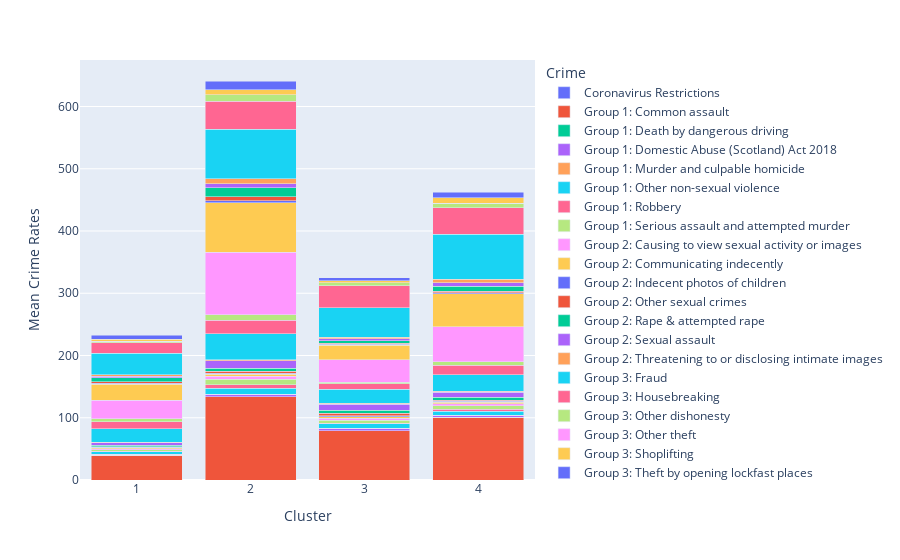

Here is the notebook cell this chart was saved with:
### Code cell
# Check cluster means and plot
kmeans_mean_cluster = features.drop(columns=["LAD"]).groupby("Cluster").mean()
fig = px.bar(kmeans_mean_cluster, barmode="stack")
fig.update_layout(
    xaxis_title="Cluster", yaxis_title="Mean Crime Rates",
    xaxis = dict(
        tickmode = 'array',
        tickvals = [1, 2, 3, 4],
        ticktext = ['1', '2', '3', '4']
    ))

fig.show()
fig.write_html("assets/cluster_means_2022-2023.html", default_width="100%", default_height="100%")

### Figure 1 — Plotly figure (JSON) as saved in the notebook; plotly's stock layout.template omitted (floating-point values rounded to 4 significant figures)
{"data": [{"alignmentgroup": "True", "hovertemplate": "Crime=Coronavirus Restrictions<br>Cluster=%{x}<br>value=%{y}<extra></extra>", "legendgroup": "Coronavirus Restrictions", "marker": {"color": "#636efa", "pattern": {"shape": ""}}, "name": "Coronavirus Restrictions", "offsetgroup": "Coronavirus Restrictions", "orientation": "v", "showlegend": true, "textposition": "auto", "type": "bar", "x": [1, 2, 3, 4], "xaxis": "x", "y": [0, 0, 0, 0], "yaxis": "y"}, {"alignmentgroup": "True", "hovertemplate": "Crime=Group 1: Common assault<br>Cluster=%{x}<br>value=%{y}<extra></extra>", "legendgroup": "Group 1: Common assault", "marker": {"color": "#EF553B", "pattern": {"shape": ""}}, "name": "Group 1: Common assault", "offsetgroup": "Group 1: Common assault", "orientation": "v", "showlegend": true, "textposition": "auto", "type": "bar", "x": [1, 2, 3, 4], "xaxis": "x", "y": [39.5, 134, 79.45, 101.2], "yaxis": "y"}, {"alignmentgroup": "True", "hovertemplate": "Crime=Group 1: Death by dangerous driving<br>Cluster=%{x}<br>value=%{y}<extra></extra>", "legendgroup": "Group 1: Death by dangerous driving", "marker": {"color": "#00cc96", "pattern": {"shape": ""}}, "name": "Group 1: Death by dangerous driving", "offsetgroup": "Group 1: Death by dangerous driving", "orientation": "v", "showlegend": true, "textposition": "auto", "type": "bar", "x": [1, 2, 3, 4], "xaxis": "x", "y": [0, 0, 0, 0], "yaxis": "y"}, {"alignmentgroup": "True", "hovertemplate": "Crime=Group 1: Domestic Abuse (Scotland) Act 2018<br>Cluster=%{x}<br>value=%{y}<extra></extra>", "legendgroup": "Group 1: Domestic Abuse (Scotland) Act 2018", "marker": {"color": "#ab63fa", "pattern": {"shape": ""}}, "name": "Group 1: Domestic Abuse (Scotland) Act 2018", "offsetgroup": "Group 1: Domestic Abuse (Scotland) Act 2018", "orientation": "v", "showlegend": true, "textposition": "auto", "type": "bar", "x": [1, 2, 3, 4], "xaxis": "x", "y": [1.5, 4, 3.364, 2.786], "yaxis": "y"}, {"alignmentgroup": "True", "hovertemplate": "Crime=Group 1: Murder and culpable homicide<br>Cluster=%{x}<br>value=%{y}<extra></extra>", "legendgroup": "Group 1: Murder and culpable homicide", "marker": {"color": "#FFA15A", "pattern": {"shape": ""}}, "name": "Group 1: Murder and culpable homicide", "offsetgroup": "Group 1: Murder and culpable homicide", "orientation": "v", "showlegend": true, "textposition": "auto", "type": "bar", "x": [1, 2, 3, 4], "xaxis": "x", "y": [0, 0, 0, 0], "yaxis": "y"}, {"alignmentgroup": "True", "hovertemplate": "Crime=Group 1: Other non-sexual violence<br>Cluster=%{x}<br>value=%{y}<extra></extra>", "legendgroup": "Group 1: Other non-sexual violence", "marker": {"color": "#19d3f3", "pattern": {"shape": ""}}, "name": "Group 1: Other non-sexual violence", "offsetgroup": "Group 1: Other non-sexual violence", "orientation": "v", "showlegend": true, "textposition": "auto", "type": "bar", "x": [1, 2, 3, 4], "xaxis": "x", "y": [4, 9.4, 7.455, 6.786], "yaxis": "y"}, {"alignmentgroup": "True", "hovertemplate": "Crime=Group 1: Robbery<br>Cluster=%{x}<br>value=%{y}<extra></extra>", "legendgroup": "Group 1: Robbery", "marker": {"color": "#FF6692", "pattern": {"shape": ""}}, "name": "Group 1: Robbery", "offsetgroup": "Group 1: Robbery", "orientation": "v", "showlegend": true, "textposition": "auto", "type": "bar", "x": [1, 2, 3, 4], "xaxis": "x", "y": [1, 5.4, 1.182, 2.643], "yaxis": "y"}, {"alignmentgroup": "True", "hovertemplate": "Crime=Group 1: Serious assault and attempted murder<br>Cluster=%{x}<br>value=%{y}<extra></extra>", "legendgroup": "Group 1: Serious assault and attempted murder", "marker": {"color": "#B6E880", "pattern": {"shape": ""}}, "name": "Group 1: Serious assault and attempted murder", "offsetgroup": "Group 1: Serious assault and attempted murder", "orientation": "v", "showlegend": true, "textposition": "auto", "type": "bar", "x": [1, 2, 3, 4], "xaxis": "x", "y": [2.5, 8.8, 4.727, 6.214], "yaxis": "y"}, {"alignmentgroup": "True", "hovertemplate": "Crime=Group 2: Causing to view sexual activity or images<br>Cluster=%{x}<br>value=%{y}<extra></extra>", "legendgroup": "Group 2: Causing to view sexual activity or images", "marker": {"color": "#FF97FF", "pattern": {"shape": ""}}, "name": "Group 2: Causing to view sexual activity or images", "offsetgroup": "Group 2: Causing to view sexual activity or images", "orientation": "v", "showlegend": true, "textposition": "auto", "type": "bar", "x": [1, 2, 3, 4], "xaxis": "x", "y": [2, 4.8, 3.182, 3.071], "yaxis": "y"}, {"alignmentgroup": "True", "hovertemplate": "Crime=Group 2: Communicating indecently<br>Cluster=%{x}<br>value=%{y}<extra></extra>", "legendgroup": "Group 2: Communicating indecently", "marker": {"color": "#FECB52", "pattern": {"shape": ""}}, "name": "Group 2: Communicating indecently", "offsetgroup": "Group 2: Communicating indecently", "orientation": "v", "showlegend": true, "textposition": "auto", "type": "bar", "x": [1, 2, 3, 4], "xaxis": "x", "y": [1.5, 3.4, 2.182, 2.5], "yaxis": "y"}, {"alignmentgroup": "True", "hovertemplate": "Crime=Group 2: Indecent photos of children<br>Cluster=%{x}<br>value=%{y}<extra></extra>", "legendgroup": "Group 2: Indecent photos of children", "marker": {"color": "#636efa", "pattern": {"shape": ""}}, "name": "Group 2: Indecent photos of children", "offsetgroup": "Group 2: Indecent photos of children", "orientation": "v", "showlegend": true, "textposition": "auto", "type": "bar", "x": [1, 2, 3, 4], "xaxis": "x", "y": [0.5, 1.4, 1.909, 1.143], "yaxis": "y"}, {"alignmentgroup": "True", "hovertemplate": "Crime=Group 2: Other sexual crimes<br>Cluster=%{x}<br>value=%{y}<extra></extra>", "legendgroup": "Group 2: Other sexual crimes", "marker": {"color": "#EF553B", "pattern": {"shape": ""}}, "name": "Group 2: Other sexual crimes", "offsetgroup": "Group 2: Other sexual crimes", "orientation": "v", "showlegend": true, "textposition": "auto", "type": "bar", "x": [1, 2, 3, 4], "xaxis": "x", "y": [1, 3.4, 3.545, 2.143], "yaxis": "y"}, {"alignmentgroup": "True", "hovertemplate": "Crime=Group 2: Rape & attempted rape<br>Cluster=%{x}<br>value=%{y}<extra></extra>", "legendgroup": "Group 2: Rape & attempted rape", "marker": {"color": "#00cc96", "pattern": {"shape": ""}}, "name": "Group 2: Rape & attempted rape", "offsetgroup": "Group 2: Rape & attempted rape", "orientation": "v", "showlegend": true, "textposition": "auto", "type": "bar", "x": [1, 2, 3, 4], "xaxis": "x", "y": [2, 5.2, 4.818, 4.286], "yaxis": "y"}, {"alignmentgroup": "True", "hovertemplate": "Crime=Group 2: Sexual assault<br>Cluster=%{x}<br>value=%{y}<extra></extra>", "legendgroup": "Group 2: Sexual assault", "marker": {"color": "#ab63fa", "pattern": {"shape": ""}}, "name": "Group 2: Sexual assault", "offsetgroup": "Group 2: Sexual assault", "orientation": "v", "showlegend": true, "textposition": "auto", "type": "bar", "x": [1, 2, 3, 4], "xaxis": "x", "y": [4.5, 12, 10.09, 8.143], "yaxis": "y"}, {"alignmentgroup": "True", "hovertemplate": "Crime=Group 2: Threatening to or disclosing intimate images<br>Cluster=%{x}<br>value=%{y}<extra></extra>", "legendgroup": "Group 2: Threatening to or disclosing intimate images", "marker": {"color": "#FFA15A", "pattern": {"shape": ""}}, "name": "Group 2: Threatening to or disclosing intimate images", "offsetgroup": "Group 2: Threatening to or disclosing intimate images", "orientation": "v", "showlegend": true, "textposition": "auto", "type": "bar", "x": [1, 2, 3, 4], "xaxis": "x", "y": [1, 1.6, 1.455, 1.357], "yaxis": "y"}, {"alignmentgroup": "True", "hovertemplate": "Crime=Group 3: Fraud<br>Cluster=%{x}<br>value=%{y}<extra></extra>", "legendgroup": "Group 3: Fraud", "marker": {"color": "#19d3f3", "pattern": {"shape": ""}}, "name": "Group 3: Fraud", "offsetgroup": "Group 3: Fraud", "orientation": "v", "showlegend": true, "textposition": "auto", "type": "bar", "x": [1, 2, 3, 4], "xaxis": "x", "y": [21, 41.6, 22.09, 26.5], "yaxis": "y"}, {"alignmentgroup": "True", "hovertemplate": "Crime=Group 3: Housebreaking<br>Cluster=%{x}<br>value=%{y}<extra></extra>", "legendgroup": "Group 3: Housebreaking", "marker": {"color": "#FF6692", "pattern": {"shape": ""}}, "name": "Group 3: Housebreaking", "offsetgroup": "Group 3: Housebreaking", "orientation": "v", "showlegend": true, "textposition": "auto", "type": "bar", "x": [1, 2, 3, 4], "xaxis": "x", "y": [11.5, 21.6, 9.091, 15.36], "yaxis": "y"}, {"alignmentgroup": "True", "hovertemplate": "Crime=Group 3: Other dishonesty<br>Cluster=%{x}<br>value=%{y}<extra></extra>", "legendgroup": "Group 3: Other dishonesty", "marker": {"color": "#B6E880", "pattern": {"shape": ""}}, "name": "Group 3: Other dishonesty", "offsetgroup": "Group 3: Other dishonesty", "orientation": "v", "showlegend": true, "textposition": "auto", "type": "bar", "x": [1, 2, 3, 4], "xaxis": "x", "y": [5, 8.6, 2.636, 6.214], "yaxis": "y"}, {"alignmentgroup": "True", "hovertemplate": "Crime=Group 3: Other theft<br>Cluster=%{x}<br>value=%{y}<extra></extra>", "legendgroup": "Group 3: Other theft", "marker": {"color": "#FF97FF", "pattern": {"shape": ""}}, "name": "Group 3: Other theft", "offsetgroup": "Group 3: Other theft", "orientation": "v", "showlegend": true, "textposition": "auto", "type": "bar", "x": [1, 2, 3, 4], "xaxis": "x", "y": [29.5, 100.4, 35.91, 55.86], "yaxis": "y"}, {"alignmentgroup": "True", "hovertemplate": "Crime=Group 3: Shoplifting<br>Cluster=%{x}<br>value=%{y}<extra></extra>", "legendgroup": "Group 3: Shoplifting", "marker": {"color": "#FECB52", "pattern": {"shape": ""}}, "name": "Group 3: Shoplifting", "offsetgroup": "Group 3: Shoplifting", "orientation": "v", "showlegend": true, "textposition": "auto", "type": "bar", "x": [1, 2, 3, 4], "xaxis": "x", "y": [26, 80, 23.55, 52.64], "yaxis": "y"}, {"alignmentgroup": "True", "hovertemplate": "Crime=Group 3: Theft by opening lockfast places<br>Cluster=%{x}<br>value=%{y}<extra></extra>", "legendgroup": "Group 3: Theft by opening lockfast places", "marker": {"color": "#636efa", "pattern": {"shape": ""}}, "name": "Group 3: Theft by opening lockfast places", "offsetgroup": "Group 3: Theft by opening lockfast places", "orientation": "v", "showlegend": true, "textposition": "auto", "type": "bar", "x": [1, 2, 3, 4], "xaxis": "x", "y": [1.5, 3.2, 1.818, 2.214], "yaxis": "y"}, {"alignmentgroup": "True", "hovertemplate": "Crime=Group 3: Theft from a motor vehicle<br>Cluster=%{x}<br>value=%{y}<extra></extra>", "legendgroup": "Group 3: Theft from a motor vehicle", "marker": {"color": "#EF553B", "pattern": {"shape": ""}}, "name": "Group 3: Theft from a motor vehicle", "offsetgroup": "Group 3: Theft from a motor vehicle", "orientation": "v", "showlegend": true, "textposition": "auto", "type": "bar", "x": [1, 2, 3, 4], "xaxis": "x", "y": [2, 6.6, 1.091, 2.286], "yaxis": "y"}, {"alignmentgroup": "True", "hovertemplate": "Crime=Group 3: Theft of a motor vehicle<br>Cluster=%{x}<br>value=%{y}<extra></extra>", "legendgroup": "Group 3: Theft of a motor vehicle", "marker": {"color": "#00cc96", "pattern": {"shape": ""}}, "name": "Group 3: Theft of a motor vehicle", "offsetgroup": "Group 3: Theft of a motor vehicle", "orientation": "v", "showlegend": true, "textposition": "auto", "type": "bar", "x": [1, 2, 3, 4], "xaxis": "x", "y": [6.5, 14.4, 4.182, 7.857], "yaxis": "y"}, {"alignmentgroup": "True", "hovertemplate": "Crime=Group 4: Fire-raising<br>Cluster=%{x}<br>value=%{y}<extra></extra>", "legendgroup": "Group 4: Fire-raising", "marker": {"color": "#ab63fa", "pattern": {"shape": ""}}, "name": "Group 4: Fire-raising", "offsetgroup": "Group 4: Fire-raising", "orientation": "v", "showlegend": true, "textposition": "auto", "type": "bar", "x": [1, 2, 3, 4], "xaxis": "x", "y": [2.5, 6.2, 3.091, 5.286], "yaxis": "y"}, {"alignmentgroup": "True", "hovertemplate": "Crime=Group 4: Reckless conduct<br>Cluster=%{x}<br>value=%{y}<extra></extra>", "legendgroup": "Group 4: Reckless conduct", "marker": {"color": "#FFA15A", "pattern": {"shape": ""}}, "name": "Group 4: Reckless conduct", "offsetgroup": "Group 4: Reckless conduct", "orientation": "v", "showlegend": true, "textposition": "auto", "type": "bar", "x": [1, 2, 3, 4], "xaxis": "x", "y": [2.5, 7.8, 2.364, 5.786], "yaxis": "y"}, {"alignmentgroup": "True", "hovertemplate": "Crime=Group 4: Vandalism<br>Cluster=%{x}<br>value=%{y}<extra></extra>", "legendgroup": "Group 4: Vandalism", "marker": {"color": "#19d3f3", "pattern": {"shape": ""}}, "name": "Group 4: Vandalism", "offsetgroup": "Group 4: Vandalism", "orientation": "v", "showlegend": true, "textposition": "auto", "type": "bar", "x": [1, 2, 3, 4], "xaxis": "x", "y": [34.5, 80, 47.27, 72.71], "yaxis": "y"}, {"alignmentgroup": "True", "hovertemplate": "Crime=Group 5: Drugs - Possession<br>Cluster=%{x}<br>value=%{y}<extra></extra>", "legendgroup": "Group 5: Drugs - Possession", "marker": {"color": "#FF6692", "pattern": {"shape": ""}}, "name": "Group 5: Drugs - Possession", "offsetgroup": "Group 5: Drugs - Possession", "orientation": "v", "showlegend": true, "textposition": "auto", "type": "bar", "x": [1, 2, 3, 4], "xaxis": "x", "y": [17, 44.4, 35.64, 42], "yaxis": "y"}, {"alignmentgroup": "True", "hovertemplate": "Crime=Group 5: Drugs - Supply<br>Cluster=%{x}<br>value=%{y}<extra></extra>", "legendgroup": "Group 5: Drugs - Supply", "marker": {"color": "#B6E880", "pattern": {"shape": ""}}, "name": "Group 5: Drugs - Supply", "offsetgroup": "Group 5: Drugs - Supply", "orientation": "v", "showlegend": true, "textposition": "auto", "type": "bar", "x": [1, 2, 3, 4], "xaxis": "x", "y": [2.5, 10.4, 4.545, 7.357], "yaxis": "y"}, {"alignmentgroup": "True", "hovertemplate": "Crime=Group 5: Other crimes against society<br>Cluster=%{x}<br>value=%{y}<extra></extra>", "legendgroup": "Group 5: Other crimes against society", "marker": {"color": "#FF97FF", "pattern": {"shape": ""}}, "name": "Group 5: Other crimes against society", "offsetgroup": "Group 5: Other crimes against society", "orientation": "v", "showlegend": true, "textposition": "auto", "type": "bar", "x": [1, 2, 3, 4], "xaxis": "x", "y": [0, 0.4, 0.1818, 0.3571], "yaxis": "y"}, {"alignmentgroup": "True", "hovertemplate": "Crime=Group 5: Weapons possession (not used)<br>Cluster=%{x}<br>value=%{y}<extra></extra>", "legendgroup": "Group 5: Weapons possession (not used)", "marker": {"color": "#FECB52", "pattern": {"shape": ""}}, "name": "Group 5: Weapons possession (not used)", "offsetgroup": "Group 5: Weapons possession (not used)", "orientation": "v", "showlegend": true, "textposition": "auto", "type": "bar", "x": [1, 2, 3, 4], "xaxis": "x", "y": [3.5, 8, 3.636, 8.357], "yaxis": "y"}, {"alignmentgroup": "True", "hovertemplate": "Crime=Group 5: Weapons possession (used)<br>Cluster=%{x}<br>value=%{y}<extra></extra>", "legendgroup": "Group 5: Weapons possession (used)", "marker": {"color": "#636efa", "pattern": {"shape": ""}}, "name": "Group 5: Weapons possession (used)", "offsetgroup": "Group 5: Weapons possession (used)", "orientation": "v", "showlegend": true, "textposition": "auto", "type": "bar", "x": [1, 2, 3, 4], "xaxis": "x", "y": [6, 14, 4.818, 9], "yaxis": "y"}], "layout": {"barmode": "stack", "legend": {"title": {"text": "Crime"}, "tracegroupgap": 0}, "margin": {"t": 60}, "xaxis": {"anchor": "y", "domain": [0, 1], "tickmode": "array", "ticktext": ["1", "2", "3", "4"], "tickvals": [1, 2, 3, 4], "title": {"text": "Cluster"}}, "yaxis": {"anchor": "x", "domain": [0, 1], "title": {"text": "Mean Crime Rates"}}}}
